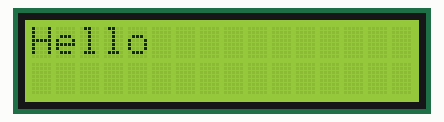
A sketch run on a simulated Arduino Uno, built with avr-gcc and run on an emulated ATmega328P. Parts: 16×2 character LCD.

Above: at 0.1 s.
At 1.1 s:
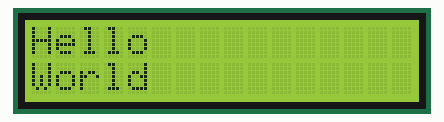

The sketch:

DisplayMessageOnLCD.ino
```cpp
#include <Wire.h>
#include <LiquidCrystal_I2C.h>

LiquidCrystal_I2C lcd(0x27, 2, 1, 0, 4, 5, 6, 7, 3, POSITIVE);

void setup()
{
  lcd.begin(16,2);
  lcd.backlight();
}

void loop()
{
  lcd.clear();
  lcd.setCursor(0,0);
  lcd.print("Hello");
  delay(1000);
  lcd.setCursor(0,1);
  lcd.print("World");
  delay(2000);
}
```

Measured:
- what the display in image 1 shows lasts 2.0 s, from 1.1 s to 3.1 s
